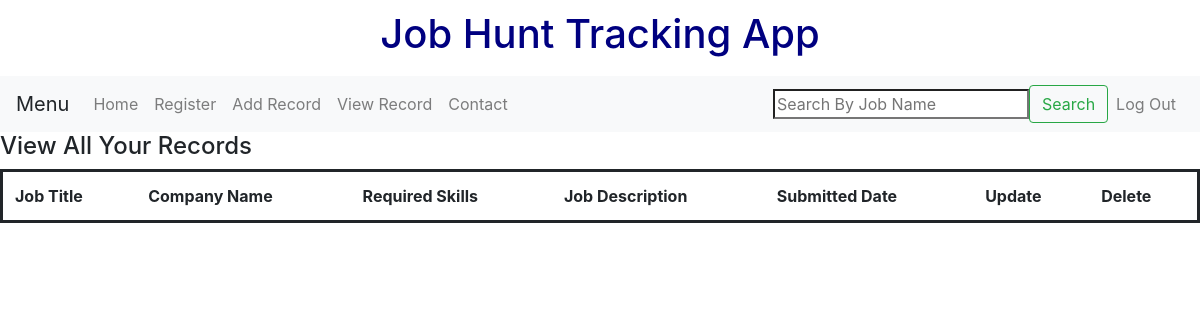
The page /TrackJob/showrecord/ (signed in) on the database as committed earlier.
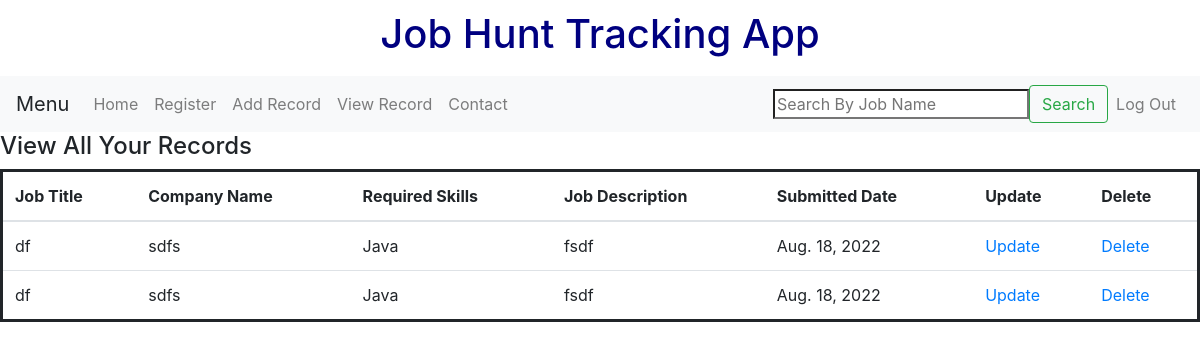
The same page on the database as committed later.
### TrackJob/models.py (models this page shows)
class Job(models.Model):
    user = models.ForeignKey(
        settings.AUTH_USER_MODEL,
        on_delete=models.CASCADE,
    )
    Job_Title = models.CharField(max_length=120) # required to have maxlength
    Company_Name = models.CharField(max_length=120)
    SkillType = [('Python', 'Python'), ('Java', 'Java'), ('SQL', 'SQL'), ('HTML', 'HTML/CSS'),('Other','Other') ]  # enum
    Required_Skills = models.CharField(blank=True, choices=SkillType, max_length=10)
    Job_Description = models.TextField()
    Submitted_Date = models.DateField()
    Note = models.TextField(blank=False, null=True)

### TrackJob/views.py (the view)
# urls.py: path('showrecord/', showrecord_view,name = 'showrecord'),
@login_required
def showrecord_view(request, *args, **kwargs):
    user_record_queryset = Job.objects.filter(user = request.user)
    context = {
        "object_list": user_record_queryset
    }
    return render(request, "showrecordpage.html", context)

### TrackJob/templates/showrecordpage.html (shortened to what this page needs)
{% extends 'basepage.html' %}
{%  block content %}
<link rel="stylesheet" href=" //cdn.datatables.net/1.12.1/css/jquery.dataTables.min.css">
<h4> View All Your Records</h4>
<table class="table resultlist" id = 'resulttable'>
  <thead>
    <tr>
        <th scope="col">Job Title</th>
        <th scope="col">Company Name</th>
        <th scope="col">Required Skills</th>
        <th scope="col">Job Description</th>
        <th scope="col">Submitted Date</th>
        <th scope="col">Update</th>
        <th scope="col">Delete</th>
    </tr>
  </thead>
<Tbody>
        {%  for instance in object_list %}
            <tr>
                <td>{{ instance.Job_Title }}</td>
                <td>{{ instance.Company_Name }}</td>
                <td>{{ instance.Required_Skills }}</td>
                <td>{{ instance.Job_Description }}</td>
                <td>{{ instance.Submitted_Date }}</td>
                <td><a href="{% url 'job_update' instance.id %}">Update</a>
                <td><a href="{% url 'job_delete' instance.id %}">Delete</a>
                </td>
          </tr>
        {% endfor %}
    </Tbody>
</table>
{% endblock %}

Rows that differ between the two databases and show on the page:
added Job: Job_Title "df", Company_Name "sdfs", Required_Skills "Java", Job_Description "fsdf", Submitted_Date "Aug. 18, 2022"
added Job: Job_Title "df", Company_Name "sdfs", Required_Skills "Java", Job_Description "fsdf", Submitted_Date "Aug. 18, 2022"
